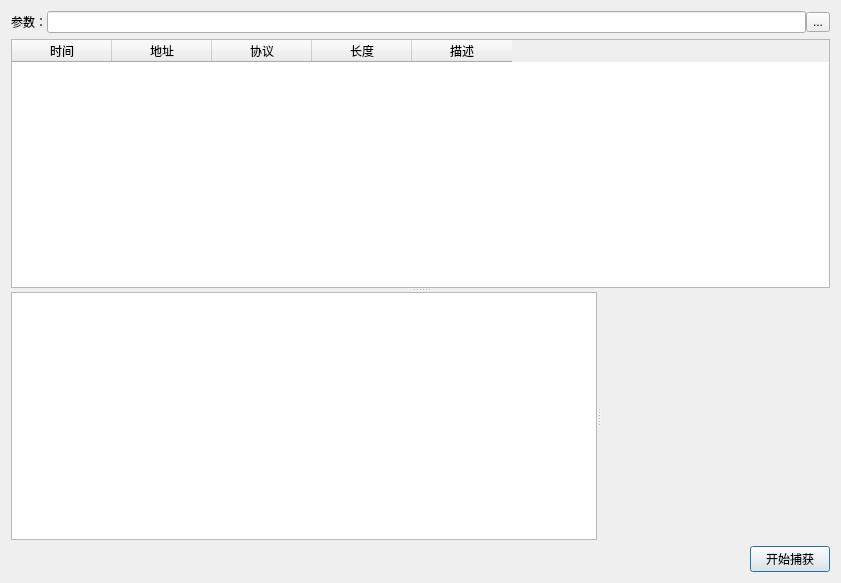
<?xml version="1.0" encoding="UTF-8"?>
<ui version="4.0">
 <class>CaptureDialog</class>
 <widget class="QDialog" name="CaptureDialog">
  <property name="geometry">
   <rect>
    <x>0</x>
    <y>0</y>
    <width>841</width>
    <height>583</height>
   </rect>
  </property>
  <property name="windowTitle">
   <string>捕获</string>
  </property>
  <layout class="QVBoxLayout" name="verticalLayout">
   <item>
    <layout class="QHBoxLayout" name="horizontalLayout_2">
     <property name="spacing">
      <number>0</number>
     </property>
     <item>
      <widget class="QLabel" name="label">
       <property name="text">
        <string>参数：</string>
       </property>
      </widget>
     </item>
     <item>
      <widget class="QLineEdit" name="lineEdit"/>
     </item>
     <item>
      <widget class="QToolButton" name="toolButton">
       <property name="minimumSize">
        <size>
         <width>0</width>
         <height>20</height>
        </size>
       </property>
       <property name="maximumSize">
        <size>
         <width>16777215</width>
         <height>20</height>
        </size>
       </property>
       <property name="text">
        <string>...</string>
       </property>
      </widget>
     </item>
    </layout>
   </item>
   <item>
    <widget class="QSplitter" name="splitter_2">
     <property name="orientation">
      <enum>Qt::Vertical</enum>
     </property>
     <widget class="QTableWidget" name="tableWidget">
      <property name="contextMenuPolicy">
       <enum>Qt::CustomContextMenu</enum>
      </property>
      <property name="editTriggers">
       <set>QAbstractItemView::NoEditTriggers</set>
      </property>
      <property name="selectionBehavior">
       <enum>QAbstractItemView::SelectRows</enum>
      </property>
      <property name="gridStyle">
       <enum>Qt::NoPen</enum>
      </property>
      <column>
       <property name="text">
        <string>时间</string>
       </property>
      </column>
      <column>
       <property name="text">
        <string>地址</string>
       </property>
      </column>
      <column>
       <property name="text">
        <string>协议</string>
       </property>
      </column>
      <column>
       <property name="text">
        <string>长度</string>
       </property>
      </column>
      <column>
       <property name="text">
        <string>描述</string>
       </property>
      </column>
     </widget>
     <widget class="QSplitter" name="splitter">
      <property name="orientation">
       <enum>Qt::Horizontal</enum>
      </property>
      <widget class="QTreeWidget" name="treeWidget">
       <property name="contextMenuPolicy">
        <enum>Qt::CustomContextMenu</enum>
       </property>
       <property name="editTriggers">
        <set>QAbstractItemView::NoEditTriggers</set>
       </property>
       <attribute name="headerVisible">
        <bool>false</bool>
       </attribute>
       <column>
        <property name="text">
         <string notr="true">1</string>
        </property>
       </column>
      </widget>
      <widget class="QHexView" name="hexView"/>
     </widget>
    </widget>
   </item>
   <item>
    <layout class="QHBoxLayout" name="horizontalLayout">
     <item>
      <spacer name="horizontalSpacer">
       <property name="orientation">
        <enum>Qt::Horizontal</enum>
       </property>
       <property name="sizeHint" stdset="0">
        <size>
         <width>0</width>
         <height>0</height>
        </size>
       </property>
      </spacer>
     </item>
     <item>
      <widget class="QPushButton" name="pushButton">
       <property name="text">
        <string>开始捕获</string>
       </property>
      </widget>
     </item>
    </layout>
   </item>
  </layout>
 </widget>
 <layoutdefault spacing="6" margin="11"/>
 <customwidgets>
  <customwidget>
   <class>QHexView</class>
   <extends>QFrame</extends>
   <header>QHexView/qhexview.h</header>
   <container>1</container>
  </customwidget>
 </customwidgets>
 <resources/>
 <connections/>
</ui>
